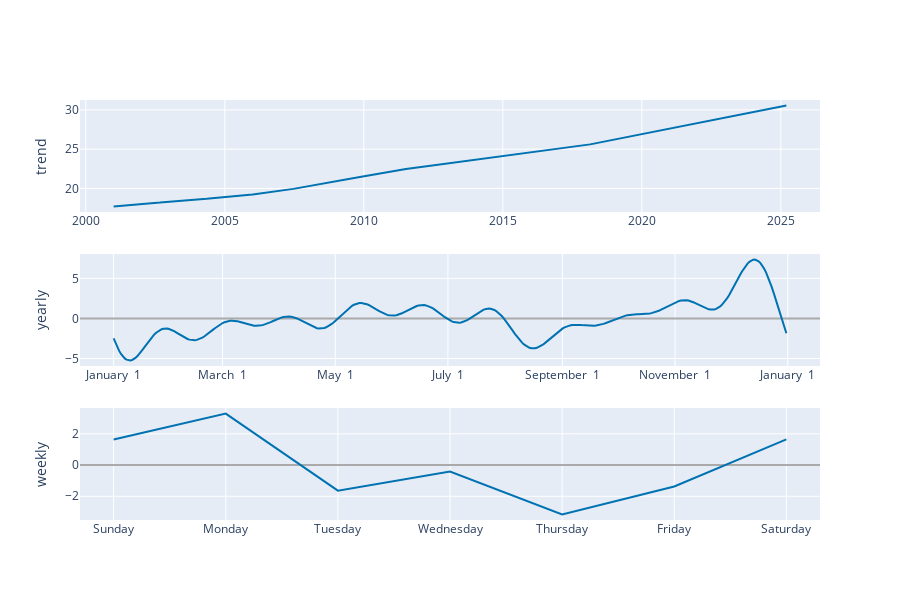

Notebook cell for this chart:
### Code cell
plot_components_plotly(prophet, prophet_preds)

### Figure 1 — Plotly figure (JSON) as saved in the notebook; plotly's stock layout.template omitted (floating-point values rounded to 4 significant figures; data arrays with more than 128 entries replaced by an {"elided": "..."} marker saying what was removed)
{"data": [{"line": {"color": "#0072B2", "width": 2}, "mode": "lines", "name": "trend", "type": "scatter", "x": {"elided": "6315 str values"}, "xaxis": "x", "y": {"elided": "6315 float values"}, "yaxis": "y"}, {"line": {"color": "#0072B2", "width": 2}, "mode": "lines", "name": "yearly", "type": "scatter", "x": {"elided": "365 str values"}, "xaxis": "x2", "y": {"elided": "365 float values"}, "yaxis": "y2"}, {"line": {"color": "#0072B2", "width": 2}, "mode": "lines", "name": "weekly", "type": "scatter", "x": ["2017-01-01T00:00:00.000000000", "2017-01-02T00:00:00.000000000", "2017-01-03T00:00:00.000000000", "2017-01-04T00:00:00.000000000", "2017-01-05T00:00:00.000000000", "2017-01-06T00:00:00.000000000", "2017-01-07T00:00:00.000000000"], "xaxis": "x3", "y": [1.645, 3.3, -1.641, -0.4127, -3.162, -1.373, 1.645], "yaxis": "y3"}], "layout": {"height": 600, "showlegend": false, "width": 900, "xaxis": {"anchor": "y", "domain": [0, 1], "range": ["1999-10-17T02:24:00", "2026-05-29T21:36:00"], "type": "date"}, "xaxis2": {"anchor": "y2", "domain": [0, 1], "range": ["2016-12-13T18:54:02.958904115", "2018-01-18T11:04:57.863013581"], "tickformat": "%B %e", "type": "date"}, "xaxis3": {"anchor": "y3", "domain": [0, 1], "range": ["2016-12-31T16:48:00", "2017-01-07T07:12:00"], "tickformat": "%A", "type": "date"}, "yaxis": {"anchor": "x", "domain": [0.7333, 1], "rangemode": "normal", "title": {"text": "trend"}, "zerolinecolor": "#AAA"}, "yaxis2": {"anchor": "x2", "domain": [0.3667, 0.6333], "title": {"text": "yearly"}, "zerolinecolor": "#AAA"}, "yaxis3": {"anchor": "x3", "domain": [0, 0.2667], "title": {"text": "weekly"}, "zerolinecolor": "#AAA"}}}
